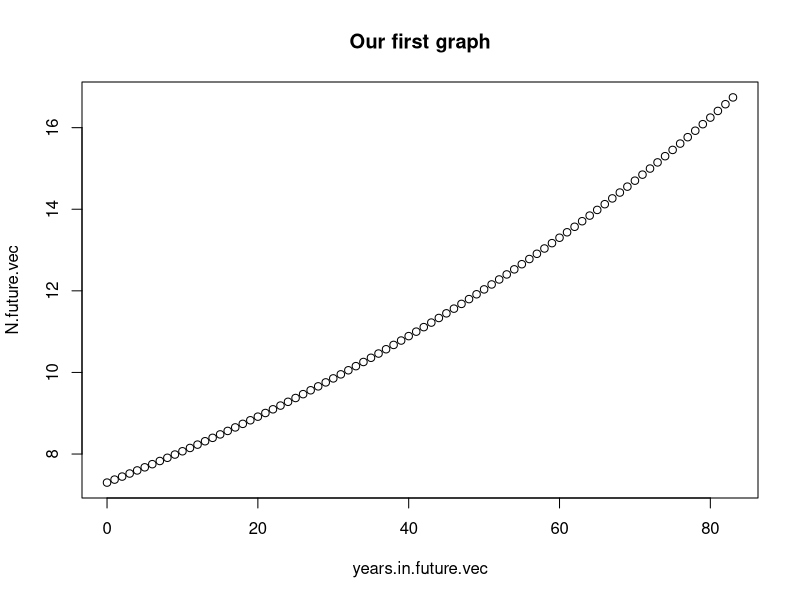
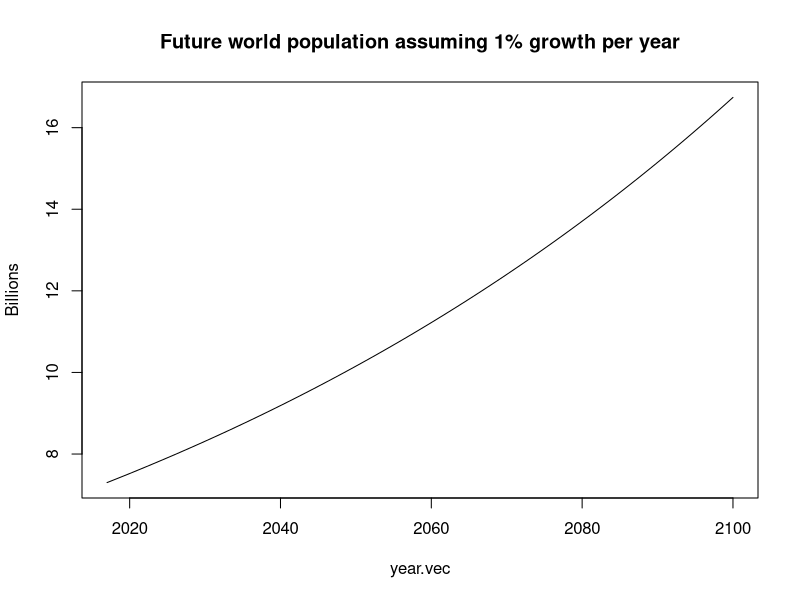

Source code (R) for these figures, in order:
## ---- chunk 1
# Anything in chunk after a hashtag are comments -- and will be ignored by R
x <- 3
x * x
## ---- chunk 2
N.2017 <- 7.3  # Billions of people
N.2100.estimated <- N.2017 * exp(.01 * 83)   # N(0) e^{R t}
print(N.2100.estimated)
## ---- chunk 3
R <- .01
years.in.future.vec <- 0:83 # the ":" creates a sequence of numbers
print(length(years.in.future.vec)) # the length of the vector, should be 84
N.future.vec <- N.2017 * exp(R * years.in.future.vec)
print(N.future.vec) # 84 values will be displayed
## ---- chunk 4
# we use plot() function, assigning arguments with "=", with commas as separators
plot("x" = years.in.future.vec, "y" = N.future.vec)
title("Our first graph")
## ---- chunk 5
year.vec <- years.in.future.vec + 2017
plot(x = year.vec,
     y = N.future.vec,
     ylab = "Billions", # label of y axis
     type = "l")        # changes points to "l", can try "b"
title("Future world population assuming 1% growth per year")
